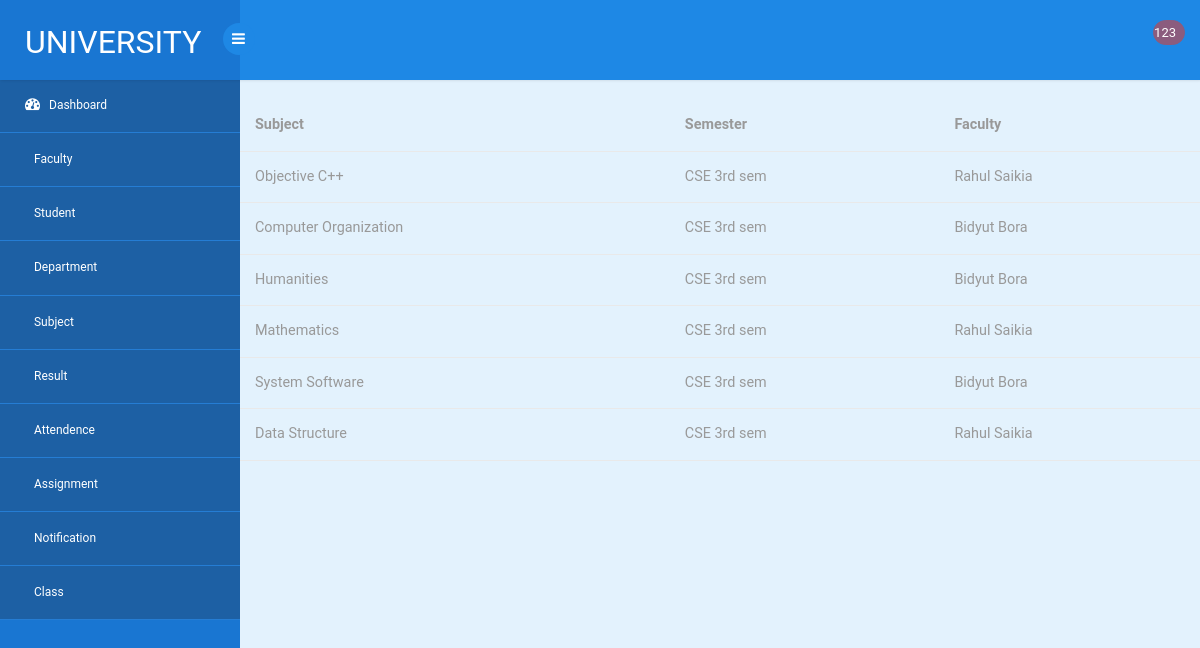
Page /Admin/subject/listsubject.php?class=CSE-03 (signed in) on the committed database.
### tables this page shows
CREATE TABLE `Subject` (
  `Dept_id` varchar(15) NOT NULL,
  `Class_Code` varchar(15) NOT NULL,
  `Subject_Code` varchar(15) NOT NULL,
  `Subject_name` varchar(50) NOT NULL,
  `Credit` int(2) NOT NULL
);

CREATE TABLE `Class` (
  `Dept_id` varchar(15) NOT NULL,
  `Class_Code` varchar(15) NOT NULL,
  `Class_name` varchar(15) NOT NULL
);

CREATE TABLE `Faculty` (
  `Faculty_id` varchar(15) NOT NULL,
  `Name` varchar(100) NOT NULL,
  `Email` varchar(30) NOT NULL,
  `Address` varchar(50) NOT NULL,
  `DOB` date NOT NULL,
  `Joining_date` varchar(10) NOT NULL,
  `Contact_no` varchar(11) NOT NULL,
  `Post` varchar(15) NOT NULL,
  `Dept_id` varchar(15) NOT NULL
);

### Admin/subject/listsubject.php (the view, shortened to what this page needs)
<?php
  $temp=$_SESSION['uid'];
 if(!isset($temp))
      {
              header('location:../../Admin.php');
       }
  else
    {$id=$_GET['class'];
$db=getDB();
$sql1=$db->prepare("SELECT * FROM `Subject` where Class_Code=:di ");
$sql1->bindParam(':di',$id,PDO::PARAM_STR);
$sql1->execute();
$data=$sql1->fetchAll(PDO::FETCH_ASSOC);
?>
<!DOCTYPE html>
<html>
<body>
  <section id="container">
 <section id="main-content">
 <div style="padding-top: 100px;">
 		<table class="table table-bordered-primary">
      <tr>
        <th>Subject</th>
        <th>Semester</th> <th>Faculty</th>
      </tr>
      <?php foreach($data as $row)
      {
        $stmt=$db->prepare('SELECT * FROM `Class` where Class_Code=:cls');
        $stmt->bindParam(':cls',$row['Class_Code'],PDO::PARAM_STR);
        $stmt->execute();
        $data1=$stmt->fetch(PDO::FETCH_OBJ);
           $stmt2=$db->prepare('SELECT * FROM `Class_scedule` where Subject_Code=:sub');
        $stmt2->bindParam(':sub',$row['Subject_Code'],PDO::PARAM_STR);
        $stmt2->execute();
        $data2=$stmt2->fetch(PDO::FETCH_OBJ);
        $row1=$stmt2->rowcount();
      $stmt3=$db->prepare('SELECT * FROM `Subject` where Subject_Code=:sid');
        $stmt3->bindParam(':sid',$row['Subject_Code'],PDO::PARAM_STR);
        $stmt3->execute();
        $data3=$stmt3->fetch(PDO::FETCH_OBJ);
           $stmt4=$db->prepare('SELECT * FROM `Faculty` where Faculty_id=:fid');
        $stmt4->bindParam(':fid',$data2->Faculty_id,PDO::PARAM_STR);
        $stmt4->execute();
        $data4=$stmt4->fetch(PDO::FETCH_OBJ);
      echo '<tr>
                <td>'.$data3->Subject_name.'</td>
                <td>'.$data1->Class_name.'</td>';
                if($row1>0)
                 echo '<td>'.$data4->Name.'</td></tr>';
               else
                echo '<td>'.'Not assign'.'</td></tr>';
    }
      ?>
    </table>
 </div>
</section>
</section>
</body>
</html>
<?php
}
?>

### css/style1.css (style rules this page uses)
body { overflow-x: hidden; }

### css/style.css (style rules this page uses)
html, body { font-family: 'Roboto', sans-serif; font-size: 100%; overflow-x: hidden; background-color: #e3f2fd; background-size:cover; }
#main-content { margin-left:240px; -webkit-transition:all .3s ease-in-out; -moz-transition:all .3s ease-in-out; -o-transition:all .3s ease-in-out; transition:all .3s ease-in-out; }
.table>tbody>tr>td, .table>tbody>tr>th, .table>tfoot>tr>td, .table>tfoot>tr>th, .table>thead>tr>td, .table>thead>tr>th { border-bottom: 1px solid #e9e9e9 ! important; }
.table > thead > tr > th, .table > tbody > tr > th, .table > tfoot > tr > th, .table > thead > tr > td, .table > tbody > tr > td, .table > tfoot > tr > td { border-top: none !important; }
.table td, .table>tbody>tr>td, .table>tbody>tr>th, .table>tfoot>tr>td, .table>tfoot>tr>th, .table>thead>tr>td, .table>thead>tr>th { padding: 15px!important; }
.table > thead > tr > th, .table > tbody > tr > th, .table > tfoot > tr > th, .table > thead > tr > td, .table > tbody > tr > td, .table > tfoot > tr > td { font-size: 0.9em; color: #999; border-top: none !important; }

### rows in the picture
subject: Subject_name "Objective C++", class.Class_name "CSE 3rd sem", faculty.Name "Rahul Saikia"
subject: Subject_name "Computer Organization", class.Class_name "CSE 3rd sem", faculty.Name "Bidyut Bora"
subject: Subject_name "Humanities", class.Class_name "CSE 3rd sem", faculty.Name "Bidyut Bora"
subject: Subject_name "Mathematics", class.Class_name "CSE 3rd sem", faculty.Name "Rahul Saikia"
subject: Subject_name "System Software", class.Class_name "CSE 3rd sem", faculty.Name "Bidyut Bora"
subject: Subject_name "Data Structure", class.Class_name "CSE 3rd sem", faculty.Name "Rahul Saikia"

### other values in the picture
$temp "123"
